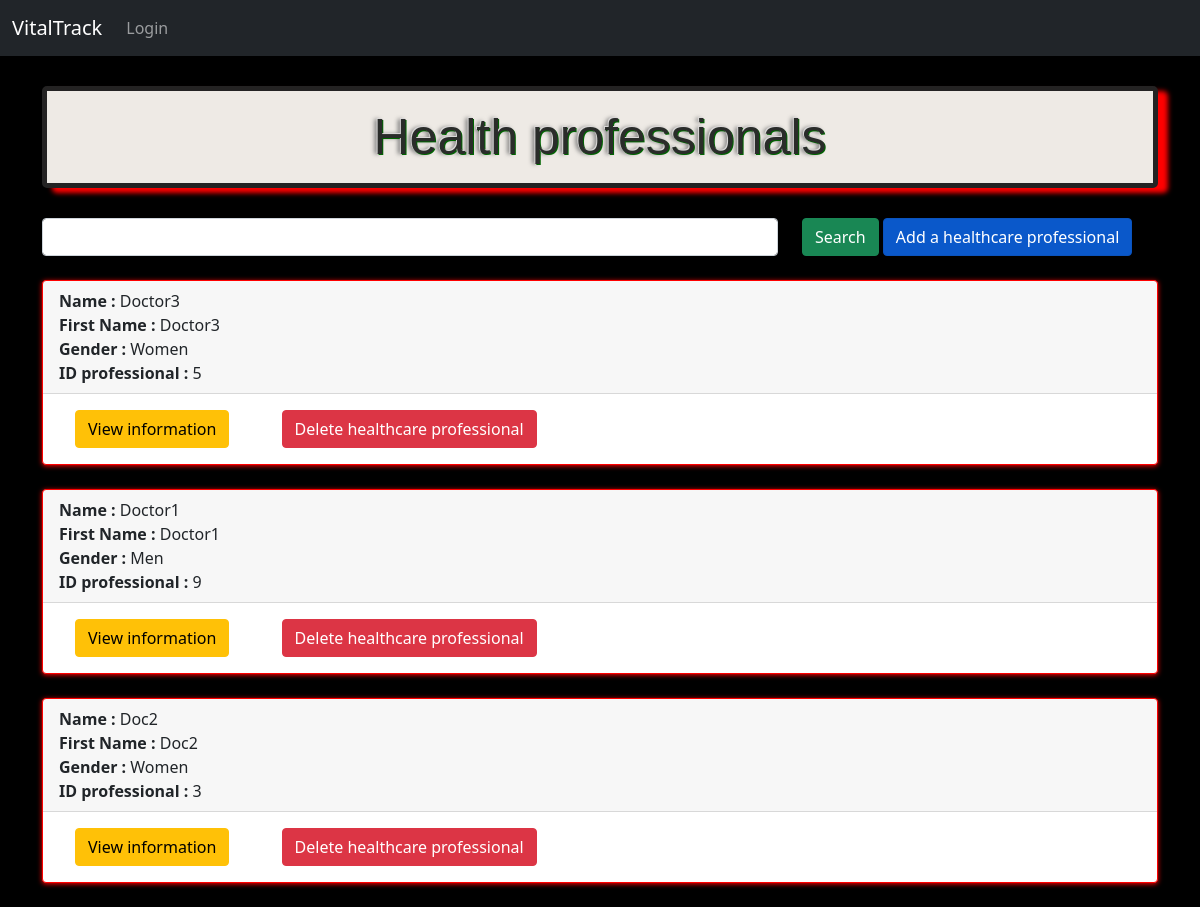
Page /afficherMedecin.php on the committed database.
### tables this page shows
CREATE TABLE IF NOT EXISTS `medecin` (
  `id_medecin` int(11) NOT NULL AUTO_INCREMENT,
  `nom` varchar(50) DEFAULT NULL,
  `prenom` varchar(50) DEFAULT NULL,
  `civilite` varchar(50) DEFAULT NULL,
  PRIMARY KEY (`id_medecin`)
);

### actions/medecin/afficherMedecinAction.php (called while the page is built, shortened)
<?php
require('actions/database.php');
$afficherMedecin = $bdd->query('SELECT nom, prenom, civilite, id_medecin FROM medecin ORDER BY nom DESC');

### afficherMedecin.php (the view, shortened to what this page needs)
<?php
    require('actions/medecin/afficherMedecinAction.php');
?>
<!DOCTYPE html>
<html lang="fr">
<?php include 'inclure/head.php'; ?>
<body>
    <?php include 'inclure/navbar.php'?>
    <div class="container">
    <h1>Health professionals</h1>
        <form method="GET">
            <div class="form-group row">
                <div class="col-8">
                    <input type="search" name="recherche" class="form-control">
                </div>
                <div class="col-4">
                    <button class="btn btn-success" type="submit">Search</button>
                    <a href ="ajouterMedecin.php" class="btn btn-primary active">Add a healthcare professional</a>
                </div>
            </div>
        </form>
        <br>
        <?php
            while($Medecin = $afficherMedecin->fetch()){
                ?>
                <div class="card">
                    <div class="card-header">
                       <b>Name : </b> <?= $Medecin['nom']; ?>
                        <br>
                        <b>First Name : </b> <?= $Medecin['prenom']; ?>
                        <br>
                        <b>Gender :</b> <?= $Medecin['civilite']; ?>
                        <br>
                        <b>ID professional : </b> <?= $Medecin['id_medecin']; ?>
                    </div>
                    <div class="cart-footer">
                        <a href="modifier_medecin.php?id=<?= $Medecin['id_medecin']; ?>" class="btn btn-warning" id ="cent">View information</a>
                        <a href="actions/medecin/supprimerMedecinAction.php?id=<?= $Medecin['id_medecin']; ?>" class="btn btn-danger" id ="cent">Delete healthcare professional</a>
                    </div>
                </div>
                <br>
                <?php
            }
        ?>
</div>
</body>
</html>

### style.css (style rules this page uses)
body { background-color: black; }
h1 { font-size: 50px; text-shadow: -1px -1px rgb(218, 216, 216), 1px 1px #060, -3px 0 4px rgb(124, 124, 124); font-family:Arial, Helvetica, sans-serif; color: rgb(42, 44, 42); padding:16px; font-weight:lighter; -moz-box-shadow: 4px 4px 6px #888; -webkit-box-shadow: 4px 4px 6px #888; box-shadow: 10px 5px 5px red; text-align:center; display:block; margin-bottom: 30px; margin-top: 30px; border-radius: 5px; border : 5px solid rgb(36, 35, 35); background-color: rgb(238, 234, 229); }
#cent { margin: 1em; margin-left: 2em; }
.card { border : 1px solid red; box-shadow: 0px 1px 5px red; }

### rows in the picture
medecin: nom "Doctor3", prenom "Doctor3", civilite "Women", id_medecin "5"
medecin: nom "Doctor1", prenom "Doctor1", civilite "Men", id_medecin "9"
medecin: nom "Doc2", prenom "Doc2", civilite "Women", id_medecin "3"
